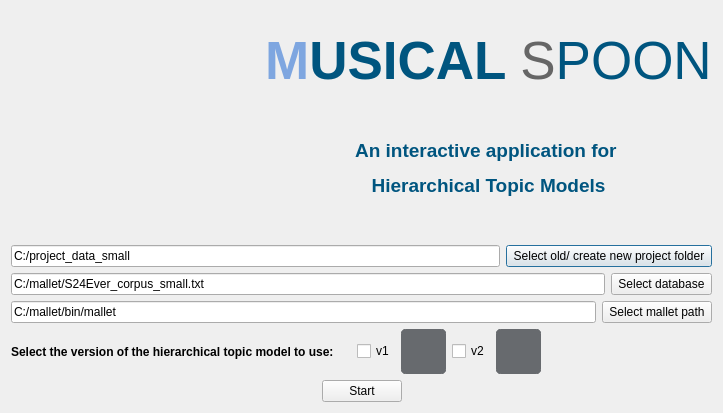
<?xml version="1.0" encoding="UTF-8"?>
<ui version="4.0">
 <class>Dialog</class>
 <widget class="QDialog" name="Dialog">
  <property name="geometry">
   <rect>
    <x>0</x>
    <y>0</y>
    <width>723</width>
    <height>413</height>
   </rect>
  </property>
  <property name="windowTitle">
   <string>MusicalSpoon</string>
  </property>
  <property name="styleSheet">
   <string notr="true"/>
  </property>
  <layout class="QHBoxLayout" name="horizontalLayout_6">
   <item>
    <layout class="QVBoxLayout" name="verticalLayout_3">
     <item>
      <layout class="QHBoxLayout" name="horizontalLayout_5">
       <item>
        <widget class="QLabel" name="label">
         <property name="sizePolicy">
          <sizepolicy hsizetype="Minimum" vsizetype="Minimum">
           <horstretch>0</horstretch>
           <verstretch>0</verstretch>
          </sizepolicy>
         </property>
         <property name="minimumSize">
          <size>
           <width>20</width>
           <height>20</height>
          </size>
         </property>
         <property name="text">
          <string/>
         </property>
         <property name="pixmap">
          <pixmap>../logo.png</pixmap>
         </property>
         <property name="scaledContents">
          <bool>true</bool>
         </property>
        </widget>
       </item>
       <item>
        <layout class="QVBoxLayout" name="verticalLayout_2">
         <item>
          <widget class="QLabel" name="label_title">
           <property name="sizePolicy">
            <sizepolicy hsizetype="Minimum" vsizetype="Minimum">
             <horstretch>0</horstretch>
             <verstretch>0</verstretch>
            </sizepolicy>
           </property>
           <property name="minimumSize">
            <size>
             <width>0</width>
             <height>20</height>
            </size>
           </property>
           <property name="font">
            <font>
             <family>Segoe UI</family>
             <pointsize>40</pointsize>
            </font>
           </property>
           <property name="styleSheet">
            <string notr="true">color: rgb(254, 121, 199);</string>
           </property>
           <property name="text">
            <string>&lt;html&gt;&lt;head/&gt;&lt;body&gt;&lt;p&gt;&lt;span style=&quot; font-weight:600; color:#7ea6e0;&quot;&gt;M&lt;/span&gt;&lt;span style=&quot; font-weight:600; color:#00557f;&quot;&gt;USICAL &lt;/span&gt;&lt;span style=&quot; color:#666666;&quot;&gt;S&lt;/span&gt;&lt;span style=&quot; color:#00557f;&quot;&gt;POON&lt;/span&gt;&lt;/p&gt;&lt;/body&gt;&lt;/html&gt;</string>
           </property>
           <property name="alignment">
            <set>Qt::AlignCenter</set>
           </property>
          </widget>
         </item>
         <item>
          <widget class="QLabel" name="label_description">
           <property name="font">
            <font>
             <family>Segoe UI</family>
             <pointsize>14</pointsize>
            </font>
           </property>
           <property name="styleSheet">
            <string notr="true">color: rgb(98, 114, 164);</string>
           </property>
           <property name="text">
            <string>&lt;html&gt;&lt;head/&gt;&lt;body&gt;&lt;p&gt;&lt;span style=&quot; font-weight:600; color:#00557f;&quot;&gt;An interactive application for &lt;/span&gt;&lt;/p&gt;&lt;p&gt;&lt;span style=&quot; font-weight:600; color:#00557f;&quot;&gt;Hierarchical Topic Models&lt;/span&gt;&lt;/p&gt;&lt;/body&gt;&lt;/html&gt;</string>
           </property>
           <property name="alignment">
            <set>Qt::AlignCenter</set>
           </property>
          </widget>
         </item>
        </layout>
       </item>
      </layout>
     </item>
     <item>
      <spacer name="horizontalSpacer">
       <property name="orientation">
        <enum>Qt::Horizontal</enum>
       </property>
       <property name="sizeHint" stdset="0">
        <size>
         <width>40</width>
         <height>20</height>
        </size>
       </property>
      </spacer>
     </item>
     <item>
      <layout class="QVBoxLayout" name="verticalLayout">
       <item>
        <layout class="QHBoxLayout" name="horizontalLayout">
         <item>
          <widget class="QLineEdit" name="showProjectFolder">
           <property name="sizePolicy">
            <sizepolicy hsizetype="Preferred" vsizetype="Fixed">
             <horstretch>0</horstretch>
             <verstretch>0</verstretch>
            </sizepolicy>
           </property>
           <property name="styleSheet">
            <string notr="true"/>
           </property>
           <property name="text">
            <string>C:/project_data_small</string>
           </property>
          </widget>
         </item>
         <item>
          <widget class="QPushButton" name="selectProjectFolder">
           <property name="sizePolicy">
            <sizepolicy hsizetype="Fixed" vsizetype="Fixed">
             <horstretch>0</horstretch>
             <verstretch>0</verstretch>
            </sizepolicy>
           </property>
           <property name="font">
            <font>
             <weight>50</weight>
             <bold>false</bold>
            </font>
           </property>
           <property name="styleSheet">
            <string notr="true"/>
           </property>
           <property name="text">
            <string> Select old/ create new project folder </string>
           </property>
          </widget>
         </item>
        </layout>
       </item>
       <item>
        <layout class="QHBoxLayout" name="horizontalLayout_2">
         <item>
          <widget class="QLineEdit" name="showDatabaseFolder">
           <property name="sizePolicy">
            <sizepolicy hsizetype="Preferred" vsizetype="Fixed">
             <horstretch>0</horstretch>
             <verstretch>0</verstretch>
            </sizepolicy>
           </property>
           <property name="styleSheet">
            <string notr="true"/>
           </property>
           <property name="text">
            <string>C:/mallet/S24Ever_corpus_small.txt</string>
           </property>
          </widget>
         </item>
         <item>
          <widget class="QPushButton" name="selectDatabase">
           <property name="sizePolicy">
            <sizepolicy hsizetype="Fixed" vsizetype="Fixed">
             <horstretch>0</horstretch>
             <verstretch>0</verstretch>
            </sizepolicy>
           </property>
           <property name="font">
            <font>
             <weight>50</weight>
             <bold>false</bold>
            </font>
           </property>
           <property name="styleSheet">
            <string notr="true"/>
           </property>
           <property name="text">
            <string> Select database </string>
           </property>
          </widget>
         </item>
        </layout>
       </item>
       <item>
        <layout class="QHBoxLayout" name="horizontalLayout_3">
         <item>
          <widget class="QLineEdit" name="showMalletPath">
           <property name="sizePolicy">
            <sizepolicy hsizetype="Preferred" vsizetype="Fixed">
             <horstretch>0</horstretch>
             <verstretch>0</verstretch>
            </sizepolicy>
           </property>
           <property name="styleSheet">
            <string notr="true"/>
           </property>
           <property name="text">
            <string>C:/mallet/bin/mallet</string>
           </property>
          </widget>
         </item>
         <item>
          <widget class="QPushButton" name="selectMalletPath">
           <property name="sizePolicy">
            <sizepolicy hsizetype="Fixed" vsizetype="Fixed">
             <horstretch>0</horstretch>
             <verstretch>0</verstretch>
            </sizepolicy>
           </property>
           <property name="font">
            <font>
             <weight>50</weight>
             <bold>false</bold>
            </font>
           </property>
           <property name="styleSheet">
            <string notr="true"/>
           </property>
           <property name="text">
            <string> Select mallet path </string>
           </property>
          </widget>
         </item>
        </layout>
       </item>
       <item>
        <layout class="QHBoxLayout" name="horizontalLayout_8">
         <item>
          <widget class="QLabel" name="labelSelectModelToSubmodel">
           <property name="font">
            <font>
             <weight>75</weight>
             <bold>true</bold>
            </font>
           </property>
           <property name="text">
            <string>Select the version of the hierarchical topic model to use:     </string>
           </property>
           <property name="wordWrap">
            <bool>false</bool>
           </property>
          </widget>
         </item>
         <item>
          <layout class="QHBoxLayout" name="horizontalLayout_10">
           <item>
            <widget class="QCheckBox" name="checkBoxV1">
             <property name="text">
              <string>v1</string>
             </property>
            </widget>
           </item>
           <item>
            <widget class="QPushButton" name="infoButtonV1">
             <property name="sizePolicy">
              <sizepolicy hsizetype="Fixed" vsizetype="Fixed">
               <horstretch>0</horstretch>
               <verstretch>0</verstretch>
              </sizepolicy>
             </property>
             <property name="minimumSize">
              <size>
               <width>45</width>
               <height>45</height>
              </size>
             </property>
             <property name="styleSheet">
              <string notr="true">QPushButton {
	border: 5px solid #676A6E;
	border-radius: 5px;	
	background-color: #676A6E;
}
QPushButton:hover {
	background-color: #676A6E;
	border: 2px solid #676A6E;
}
QPushButton:pressed {	
	background-color: #676A6E;
	border: 2px solid #676A6E;
}</string>
             </property>
             <property name="text">
              <string/>
             </property>
            </widget>
           </item>
          </layout>
         </item>
         <item>
          <layout class="QHBoxLayout" name="horizontalLayout_11">
           <item>
            <widget class="QCheckBox" name="checkBoxV2">
             <property name="text">
              <string>v2</string>
             </property>
            </widget>
           </item>
           <item>
            <widget class="QPushButton" name="infoButtonV2">
             <property name="sizePolicy">
              <sizepolicy hsizetype="Fixed" vsizetype="Fixed">
               <horstretch>0</horstretch>
               <verstretch>0</verstretch>
              </sizepolicy>
             </property>
             <property name="minimumSize">
              <size>
               <width>45</width>
               <height>45</height>
              </size>
             </property>
             <property name="styleSheet">
              <string notr="true">QPushButton {
	border: 5px solid #676A6E;
	border-radius: 5px;	
	background-color: #676A6E;
}
QPushButton:hover {
	background-color: #676A6E;
	border: 2px solid #676A6E;
}
QPushButton:pressed {	
	background-color: #676A6E;
	border: 2px solid #676A6E;
}</string>
             </property>
             <property name="text">
              <string/>
             </property>
            </widget>
           </item>
           <item>
            <spacer name="horizontalSpacer_4">
             <property name="orientation">
              <enum>Qt::Horizontal</enum>
             </property>
             <property name="sizeHint" stdset="0">
              <size>
               <width>40</width>
               <height>20</height>
              </size>
             </property>
            </spacer>
           </item>
          </layout>
         </item>
        </layout>
       </item>
       <item>
        <layout class="QHBoxLayout" name="horizontalLayout_4">
         <item>
          <spacer name="horizontalSpacer_3">
           <property name="orientation">
            <enum>Qt::Horizontal</enum>
           </property>
           <property name="sizeHint" stdset="0">
            <size>
             <width>40</width>
             <height>20</height>
            </size>
           </property>
          </spacer>
         </item>
         <item>
          <widget class="QPushButton" name="start">
           <property name="sizePolicy">
            <sizepolicy hsizetype="Fixed" vsizetype="Fixed">
             <horstretch>0</horstretch>
             <verstretch>0</verstretch>
            </sizepolicy>
           </property>
           <property name="font">
            <font>
             <weight>50</weight>
             <bold>false</bold>
            </font>
           </property>
           <property name="styleSheet">
            <string notr="true"/>
           </property>
           <property name="text">
            <string> Start </string>
           </property>
          </widget>
         </item>
         <item>
          <spacer name="horizontalSpacer_2">
           <property name="orientation">
            <enum>Qt::Horizontal</enum>
           </property>
           <property name="sizeHint" stdset="0">
            <size>
             <width>40</width>
             <height>20</height>
            </size>
           </property>
          </spacer>
         </item>
        </layout>
       </item>
      </layout>
     </item>
    </layout>
   </item>
  </layout>
 </widget>
 <resources/>
 <connections/>
</ui>
